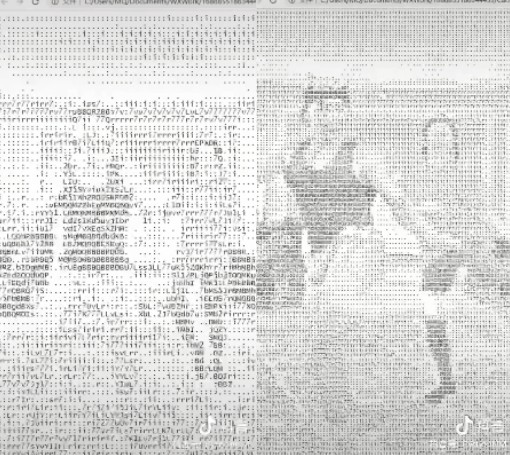
#> input picture Snipaste_2022-04-28_08-48-09.jpeg, 510 x 455 px
$ python -i dancer.py   (imports and definitions only)
#> lines starting #> are read from the running program, lines starting #| are printed output that depends on the picture
#> in video_2_txt_jpg, frame is the input picture: shape (455, 510, 3); mean B, G, R 216.5, 217.9, 217.9
#| True

#!/usr/bin/python
# -*- coding: UTF-8 -*-

import argparse
import os
import cv2
import subprocess
from cv2 import VideoWriter_fourcc
from PIL import Image, ImageFont, ImageDraw

# 命令行输入参数处理
# aparser = argparse.ArgumentParser()
# aparser.add_argument('file')
# aparser.add_argument('-o','--output')
# aparser.add_argument('-f','--fps',type = float, default = 24)#帧
# aparser.add_argument('-s','--save',type = bool, nargs='?', default = False, const = True)
# 是否保留Cache文件，默认不保存

class Video2CodeVideo:
    def __init__(self):
        self.config_dict = {
            # 原视频文件
            "input_file": "video/2.mp4",
            # 中间文件存放目录
            "cache_dir": "cache",
            # 是否保留过程文件。True--保留，False--不保留
            "save_cache_flag": False,
            # 使用使用的字符集
            "ascii_char_list": list("01B%8&WM#*oahkbdpqwmZO0QLCJUYXzcvunxrjft/\|()1{}[]?-_+~<>i!lI;:oa+>!:+. "),
        }

    # 第一步从函数，将像素转换为字符
    # 调用栈：video_2_txt_jpg -> txt_2_image -> rgb_2_char
    def rgb_2_char(self, r, g, b, alpha=256):
        if alpha == 0:
            return ''
        length = len(self.config_dict["ascii_char_list"])
        gray = int(0.2126 * r + 0.7152 * g + 0.0722 * b)
        unit = (256.0 + 1) / length
        return self.config_dict["ascii_char_list"][int(gray / unit)]

    # 第一步从函数，将txt转换为图片
    # 调用栈：video_2_txt_jpg -> txt_2_image -> rgb_2_char
    def txt_2_image(self, file_name):
#> called with file_name = '1.jpg'
        im = Image.open(file_name).convert('RGB')
        # gif拆分后的图像，需要转换，否则报错，由于gif分割后保存的是索引颜色
        raw_width = im.width
#> raw_width = 510
        raw_height = im.height
#> raw_height = 455
        width = int(raw_width / 6)
#> width = 85
        height = int(raw_height / 15)
#> height = 30
        im = im.resize((width, height), Image.NEAREST)
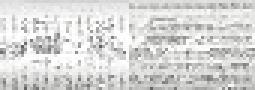
#> im: PIL image 85x30 RGB (shown 3 times larger); mean R, G, B 215.4, 215.4, 214

        txt = ""
        colors = []
        for i in range(height):
            for j in range(width):
                pixel = im.getpixel((j, i))
                colors.append((pixel[0], pixel[1], pixel[2]))
                if (len(pixel) == 4):
                    txt += self.rgb_2_char(pixel[0], pixel[1], pixel[2], pixel[3])
                else:
                    txt += self.rgb_2_char(pixel[0], pixel[1], pixel[2])
            txt += '\n'
            colors.append((255, 255, 255))

        im_txt = Image.new("RGB", (raw_width, raw_height), (255, 255, 255))
#> im_txt: PIL image 510x455 RGB; every value is 255
        dr = ImageDraw.Draw(im_txt)
        # font = ImageFont.truetype(os.path.join("fonts","汉仪楷体简.ttf"),18)
        font = ImageFont.load_default().font
        x = y = 0
        # 获取字体的宽高
        font_w, font_h = font.getsize(txt[1])
#> (the run stopped early here; a loop or call above may not have finished)
